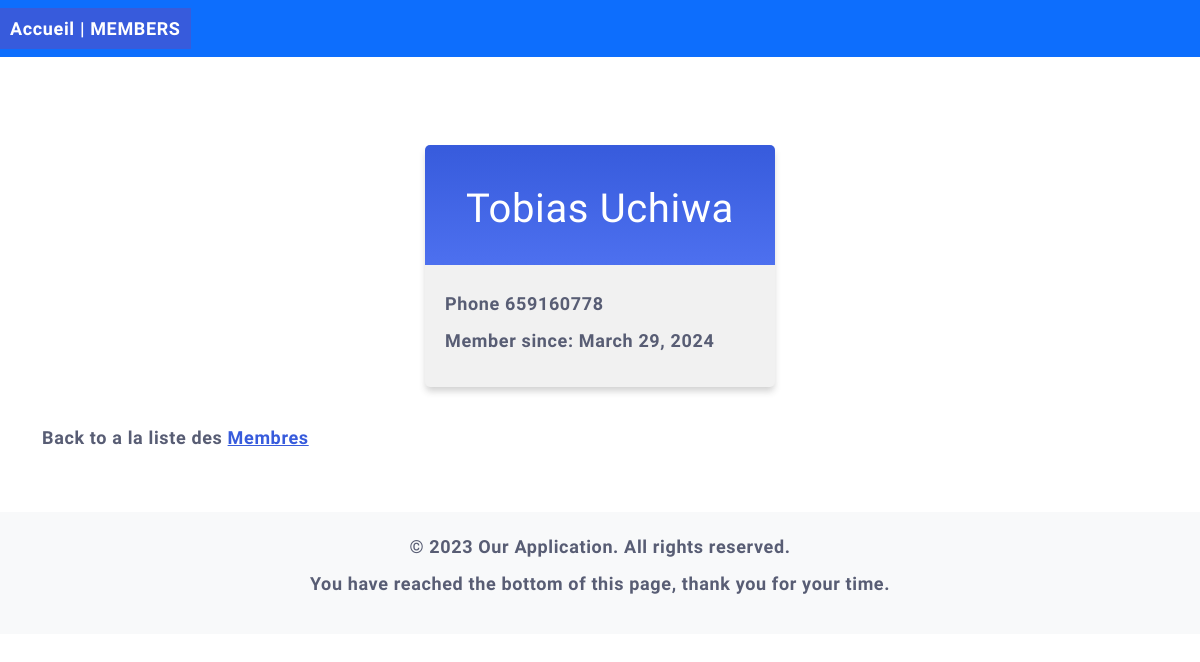
The app's page /members/details/tobias-uchiwa with its own data.
### members/models.py (models this page shows, shortened)
class Member(models.Model):
  firstname = models.CharField(max_length=255)
  lastname = models.CharField(max_length=255)
  phone = models.IntegerField(null=True)
  joined_date = models.DateField(null=True)
  slug = models.SlugField(default="", null=False)

### members/views.py (the view)
# urls.py: path('members/details/<slug:slug>', views.details, name='details'),
def details(request, slug):
  mymember = Member.objects.get(slug=slug)
  template = loader.get_template('details.html')
  context = {
    'mymember': mymember,
  }
  return HttpResponse(template.render(context, request))

### members/templates/details.html (shortened to what this page needs)
{% extends "master.html" %}
{% block content %}
{% include "header.html" %}
    <div class="container py-5">
      <div class="mycard">
        <h1>{{ mymember.firstname }} {{ mymember.lastname }}</h1>
        <p>Phone {{ mymember.phone }}</p>
        <p>Member since: {{ mymember.joined_date }}</p>
      </div>
      <p>Back to a la liste des <a href="/members">Membres</a></p>
    </div>
  {% include "footer.html" %}
{% endblock content %}

### mystaticfiles/mystyles.css (style rules this page uses)
body { margin:0; font: 600 18px 'Source Sans Pro', sans-serif; letter-spacing: 0.64px; color: #585d74; }
.mycard { background-color: #f1f1f1; background-image: linear-gradient(to bottom, #375BDC, #4D70EF); background-size: 100% 120px; background-repeat: no-repeat; margin: 40px auto; width: 350px; border-radius: 5px; box-shadow: 0 5px 7px -1px rgba(51, 51, 51, 0.23); padding: 20px; }
.mycard h1 { text-align: center; color:#ffffff; margin:20px 0 60px 0; }
a:link, a:visited { color: #375BDC; }

### records on screen
Member: firstname "Tobias", lastname "Uchiwa", phone "659160778", joined_date "March 29, 2024"
